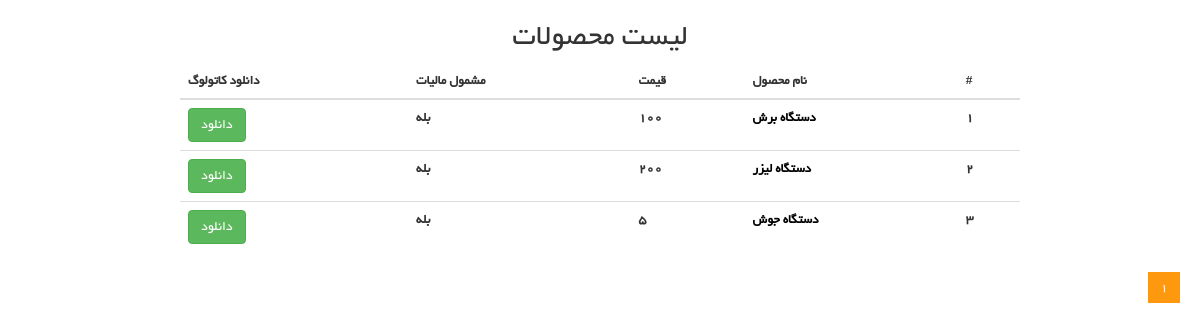
Page /products on the committed database.
### product/models.py (models this page shows, shortened)
class Product(models.Model):
    name = models.CharField(max_length=150, verbose_name='اسم محصول', null=True)
    price = models.PositiveIntegerField(verbose_name='قیمت')
    tax = models.BooleanField(default=False, verbose_name='مشمول مالیات')
    file_pdf = models.FileField(upload_to='Product/PDFs', verbose_name='کاتولوگ محصول', blank=True,
                                validators=[FileExtensionValidator(['pdf'])])
    file_image = models.ImageField(upload_to='Product/Images', verbose_name='تصویر محصول', blank=True)
    description = models.TextField(verbose_name='ویژگی های فنی')
    organization_product = models.ManyToManyField('organization.OrganizationProduct', blank=True,
                                                  verbose_name='قابل استفاده برای تولید محصولات تولیدی')
    class Meta:
        verbose_name = 'محصول'
        verbose_name_plural = 'محصولات'

### product/views.py (the view)
# urls.py: path('products', ProductsList.as_view(),name='product_list'),
class ProductsList(ListView):
    template_name = 'products/products_list.html'
    paginate_by = 6
    def get_queryset(self):
        search = self.request.GET.get('search', None)
        mode = self.request.GET.get('mode', None)
        if mode == 'name':
            products = Product.objects.filter(name__contains=search)
        elif mode == 'description':
            products = Product.objects.filter(description__contains=search)
        else:
            products = Product.objects.all()
        return products.order_by('pk')

### templates/products/products_list.html (shortened to what this page needs)
{% extends 'shared/_MainLayout.html' %}
{% load static %}
{% block content %}
 <div class="text-center">
        <h2>لیست محصولات</h2>
    </div>
    <div class='text-white mt-lg-5' style="margin-left: 15%; margin-right: 15%;">
        <table class='table table-dark'>
            <thead>
            <tr>
                <th>#</th>
                <th>نام محصول</th>
                <th>قیمت</th>
                <th>مشمول مالیات</th>
                <th>دانلود کاتولوگ</th>
            </tr>
            </thead>
            <tbody>
                {% for product in object_list %}
                    <tr>
                        <th>{{forloop.counter}}</th>
                        <th>
                            <a href="#" style='text-decoration: none; color:black;'>{{product.name}}</a>
                        </th>
                        <th>{{product.price}}</th>
                        <th>
                            {% if product.tax %}
                                بله
                            {% else %}
                                خیر
                            {% endif %}
                        </th>
                        <th>
                            {% if product.file_pdf %}
                                <button class='btn btn-success'>
                                    <a href="{{product.file_pdf.url}}" style='text-decoration: none; color: white;'>دانلود</a>
                                </button>
                            {% else %}
                                -
                            {% endif %}
                        </th>
                    </tr>
                {% endfor %}
            </tbody>
        </table>
    </div>
                        <ul class="pagination">
                            {% for page in paginator.page_range %}
                                {% if page == page_obj.number %}
                                    <li class="active"><a href="?page={{ page }}">{{ page }}</a></li>
                                {% else %}
                                    <li><a href="?page={{ page }}">{{ page }}</a></li>
                                {% endif %}
                            {% endfor %}
                        </ul>
{% endblock %}

### attach/css/main.css (style rules this page uses)
body { font-family: 'BYekan'; font-size: 10pt; position: relative; font-weight: normal; direction: rtl; }
ul li { list-style: none; }
a { -webkit-transition: 300ms; -moz-transition: 300ms; -o-transition: 300ms; transition: 300ms; }
h1, h2, h3, h4, h5, h6 { font-family: 'BYekan', sans-serif; }
.pagination { display: inline-block; margin-bottom: 25px; margin-top: 0; padding-right: 15px; }
.pagination li:first-child a, .pagination li:first-child span { border-bottom-left-radius: 0; border-top-left-radius: 0; margin-left: 0; }
.pagination li:last-child a, .pagination li:last-child span { border-bottom-right-radius: 0; border-top-right-radius: 0; }
.pagination .active a, .pagination .active span, .pagination .active a:hover, .pagination .active span:hover, .pagination .active a:focus, .pagination .active span:focus { background-color: #FE980F; border-color: #FE980F; color: #FFFFFF; cursor: default; z-index: 2; }
.pagination li a, .pagination li span { background-color: #f0f0e9; border: 0; float: left; line-height: 1.42857; margin-left: -1px; padding: 6px 12px; position: relative; text-decoration: none; margin-right: 5px; color:#000; }

### rows in the picture
Product: name "دستگاه برش", price "100", tax "بله"
Product: name "دستگاه لیزر", price "200", tax "بله"
Product: name "دستگاه جوش", price "5", tax "بله"

### other values in the picture
{{ page }} "1"
